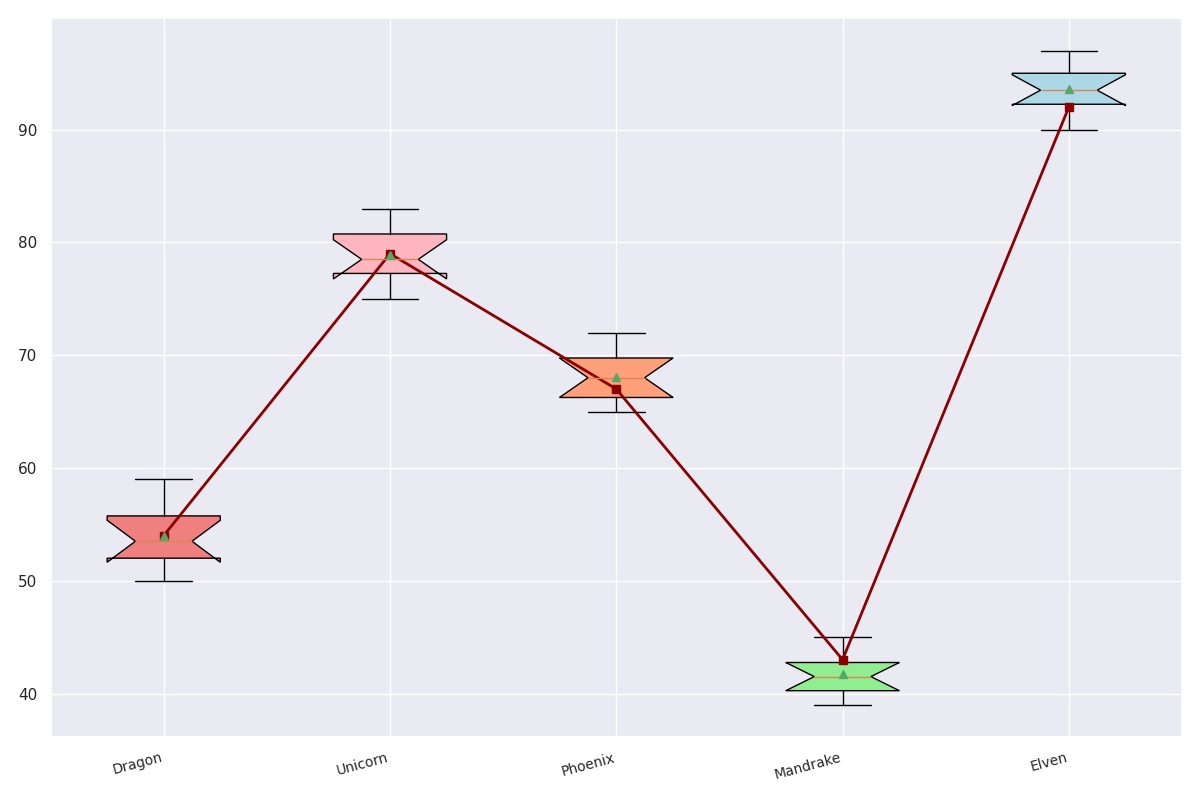

Write the Python code that produced this figure.
import matplotlib.pyplot as plt
import numpy as np

ingr = ['Dragon', 'Unicorn', 'Phoenix', 'Mandrake', 'Elven']
potencies = [
    [50, 55, 53, 52, 51, 56, 54, 58, 52, 59],
    [75, 78, 77, 80, 79, 76, 81, 82, 83, 78],
    [65, 68, 70, 67, 66, 69, 71, 72, 65, 68],
    [40, 42, 41, 43, 39, 44, 40, 45, 42, 41],
    [90, 95, 92, 93, 91, 96, 94, 97, 93, 95]
]
avg_potencies = [54, 79, 67, 43, 92]

colors = ['lightcoral', 'lightpink', 'lightsalmon', 'lightgreen', 'lightblue']

fig, ax = plt.subplots(figsize=(12, 8))
boxes = ax.boxplot(potencies, patch_artist=True, notch=True, vert=True, showmeans=True)

for patch, color in zip(boxes['boxes'], colors):
    patch.set_facecolor(color)

ax.plot(range(1, len(avg_potencies) + 1), avg_potencies, 
        marker='s', linestyle='-', color='darkred', linewidth=2)

ax.set_xticks(range(1, len(ingr) + 1))
ax.set_xticklabels(ingr, fontsize=10, rotation=15, ha='right')
plt.tight_layout()
plt.show()
